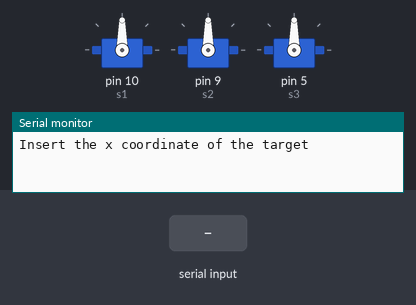
Bench run of a sketch on a simulated Arduino Uno, built with avr-gcc and run on an emulated ATmega328P. Parts: 3 × servo, the last lines printed to the serial monitor. The inputs (shaded band) are chosen by the test bench.

Above: at 1.2 s.
1.3 s: "90,45\n" received over Serial
2.8 s: "30,150\n" received over Serial
4.3 s: "0\n" received over Serial
At 5.4 s:
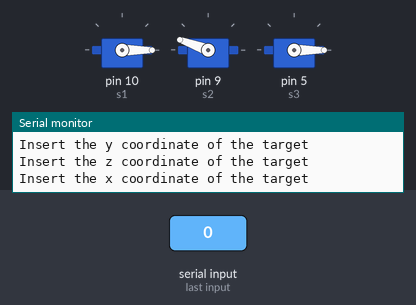
Timing chart, 0 to 7.3 s (numbered marks = the images above; inputs shaded):
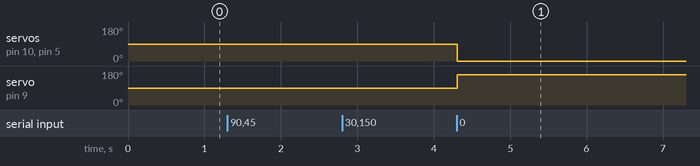

Measured:
- after the input at 4.3 s, servo on pin 10 (s1), servo on pin 5 (s3): 90° → 0° at once; servo on pin 9 (s2): 90° → 160° at once

The sketch:

inverse_kinematics.ino
```cpp
/**
 * Name: meArm forward kinematics
 * Purpose: enable inverse kinematics for meArm robot.
 *
 * @author Diego Romeo
 * @version 1.0 17/04/2022
 */

#include <Servo.h>
#include <string.h>
#include <math.h>

#define D1 75
#define D2 82
#define H1 55
#define L0 5
#define L1 15.1
#define L2 75
#define L3 80
#define L30 35
#define L31 44
#define L4 82
#define L5 70
#define D5 5

const int BUFFER_SIZE = 100;
char buf[BUFFER_SIZE];

Servo s1;
Servo s2;
Servo s3;

/**
 * Converts an angle from radians to degrees.
 *
 * @param radians The angle to convert.
 */
float toDegrees(float radians)
{
  float deg = (180*radians) / M_PI;
  return deg;
}

/**
 * Calculates the angles of the servo motors given a position to reach.
 * Then it rotates the motors.
 *
 * @param x The x coordinate of the point to reach.
 * @param y The y coordinate of the point to reach.
 * @param z The z coordinate of the point to reach.
 */
void inverseKinematics(float x, float y, float z)
{
  int angle1;
  int angle2;
  int angle3;

  angle1 = atanf((x - L0) / (-y)) + asinf(D5 / sqrtf(pow((pow(x, 2) - L0), 2) + pow(y, 2)));
  angle1 = toDegrees(angle1);

  float r = sqrtf(pow(x-72, 2) + pow(y+15, 2)) - L1;
  float Z_e = z + 10 - H1;

  float alfa = atanf(Z_e / r);
  float s = sqrtf(pow(r, 2) + pow(Z_e, 2));

  float gamma = acosf((pow(L2, 2) + pow(L3, 2) - pow(s, 2)) / (2*L2*L3));
  float beta = acosf((pow(s, 2) + pow(L2, 2) - pow(L3, 2)) / (2*s*L2));

  angle2 = round(toDegrees(M_PI - alfa - beta));

  float q30 = M_PI - gamma;

  float e = sqrtf(pow(L30, 2) + pow(L2, 2) -2*L30*L2*cosf(q30));

  float psi = asinf((L30*sinf(q30)) / e);

  float phi = acosf((pow(e, 2) + pow(L31, 2) - pow(L4, 2)) / (2*e*L31));

  angle3 = round(toDegrees(psi + phi + M_PI/2 - angle2));
  angle3 = map(angle3, 0, 50, 140, 180);

  s1.write(angle1);
  s2.write(angle2);
  s3.write(angle3);

  delay(50);
}

/**
 * Get input from user.
 *
 * @param message The message to display on the Serial Monitor.
 */
float getInput(String message)
{
  String data = "";

  Serial.println(message);

  while (Serial.available() == 0) {};
  int rlen = Serial.readBytesUntil('\n', buf, BUFFER_SIZE);

  for(int i = 0; i < rlen; i++)
  {
    data += buf[i];
  }

  float input = data.toFloat();

  return input;
}

void setup() {
  s1.attach(10);
  s2.attach(9);
  s3.attach(5);
}

void loop() {
  Serial.begin(9600);

  float x = getInput("Insert the x coordinate of the target");
  float y = getInput("Insert the y coordinate of the target");
  float z = getInput("Insert the z coordinate of the target");

  inverseKinematics(x, y, z);
}
```
